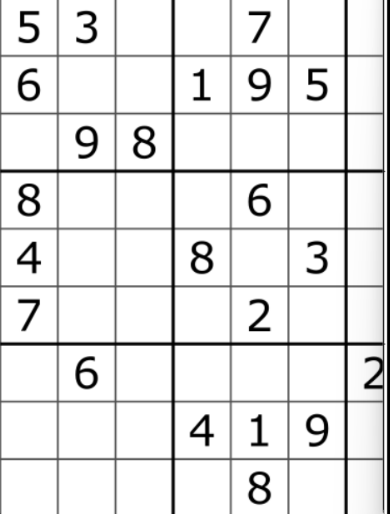
#> input picture Filtering/Soble/blank.png, 390 x 514 px
$ python Sobel.py   (older library calls are emulated)
#> lines starting #> are read from the running program, lines starting #| are printed output that depends on the picture; after the words box and inside, x2 and y2 are one past the last pixel; in counts of white or black regions, pixels touching at a corner belong together
import cv2
import numpy as np

img = cv2.imread("blank.png")
#> img is the input picture: shape (514, 390, 3); mean B, G, R 229.4, 229.4, 229.4
d1 = cv2.Sobel(img, cv2.CV_64F,1,0,ksize=5)
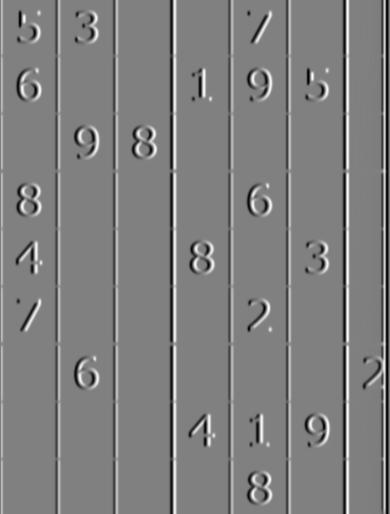
#> d1: shape (514, 390, 3) float64; mean B, G, R -53.2, -53.2, -53.2; drawn with min black and max white
d2 = cv2.Sobel(img, cv2.CV_64F,0,1,ksize=5)
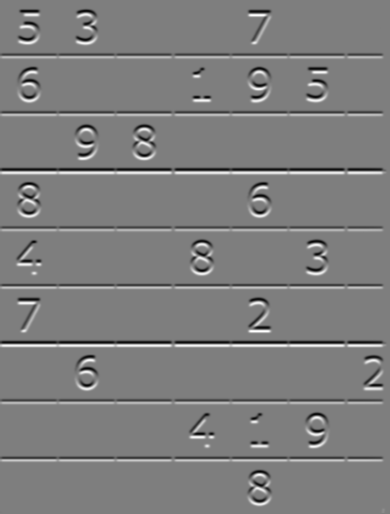
#> d2: shape (514, 390, 3) float64; mean B, G, R -0.1, -0.1, -0.1; drawn with min black and max white
dst = cv2.add(d1,d2)
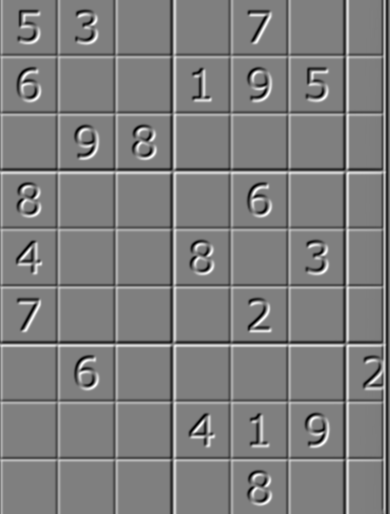
#> dst: shape (514, 390, 3) float64; mean B, G, R -53.3, -53.3, -53.3; drawn with min black and max white

cv2.imshow("img",img)
cv2.imshow("d1",d1)
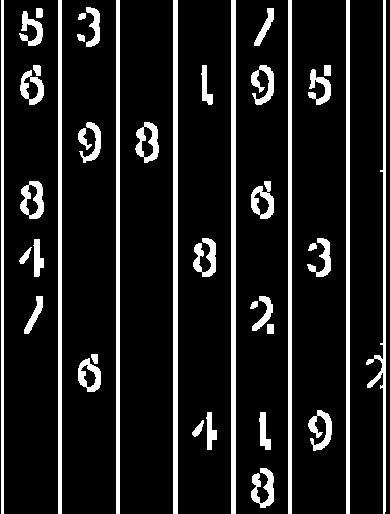
#> window 'd1': shape (514, 390, 3); 12.7% white; 41 white regions, largest, box (x1, y1, x2, y2) and area: (173, 0, 178, 514) 2570, (231, 0, 236, 514) 2570, (58, 0, 62, 514) 2056
cv2.imshow('d2',d2)
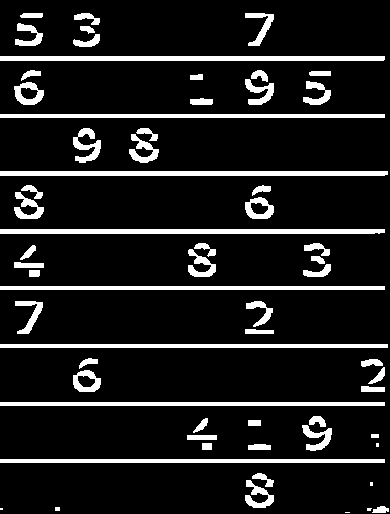
#> window 'd2': shape (514, 390, 3); 11.4% white; 62 white regions (5 under 20 px), largest, box (x1, y1, x2, y2) and area: (0, 171, 388, 176) 1937, (0, 56, 385, 61) 1924, (0, 229, 385, 234) 1917
cv2.imshow("merge",dst)
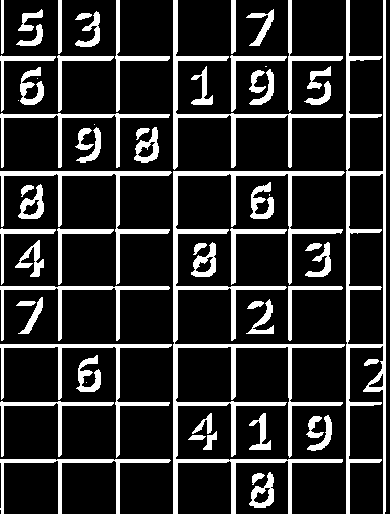
#> window 'merge': shape (514, 390, 3); 18.4% white; 64 white regions (6 under 20 px), largest, box (x1, y1, x2, y2) and area: (173, 171, 345, 514) 7670, (346, 0, 386, 514) 4800, (173, 0, 343, 170) 2174
cv2.waitKey(0)

$ run again, with Filtering/Soble/API.png copied over Filtering/Soble/blank.png
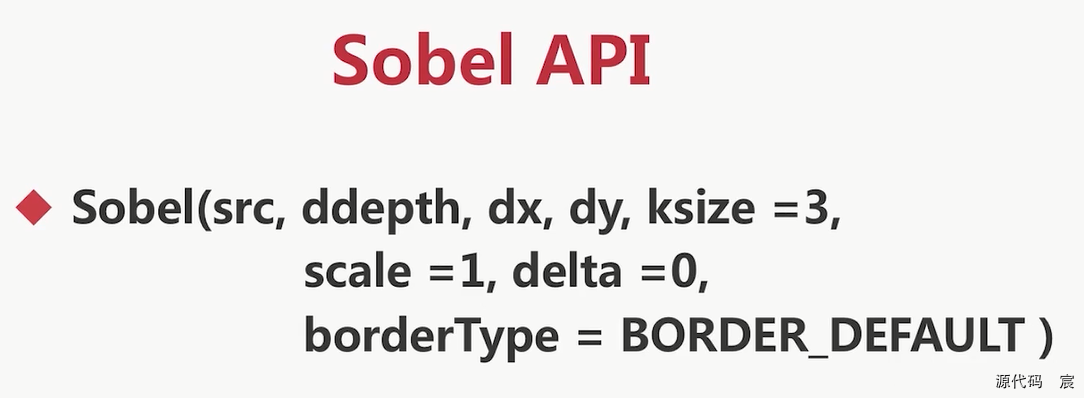
#> input picture Filtering/Soble/API.png, 1084 x 398 px
#> img is the input picture: shape (398, 1084, 3); mean B, G, R 231.8, 232.5, 235
#> `dst = cv2.add(d1,d2)`:
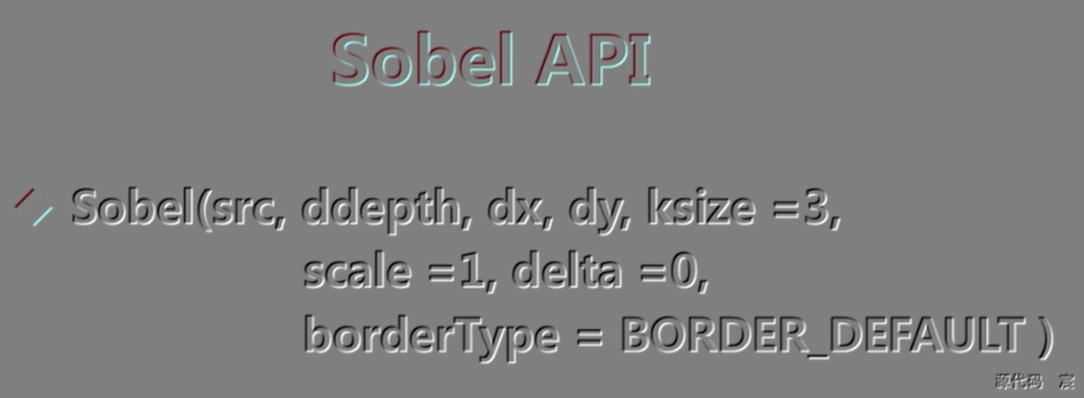
#> dst: shape (398, 1084, 3) float64; mean B, G, R 0, 0, 0; drawn with min black and max white
#> `cv2.imshow("merge",dst)`:
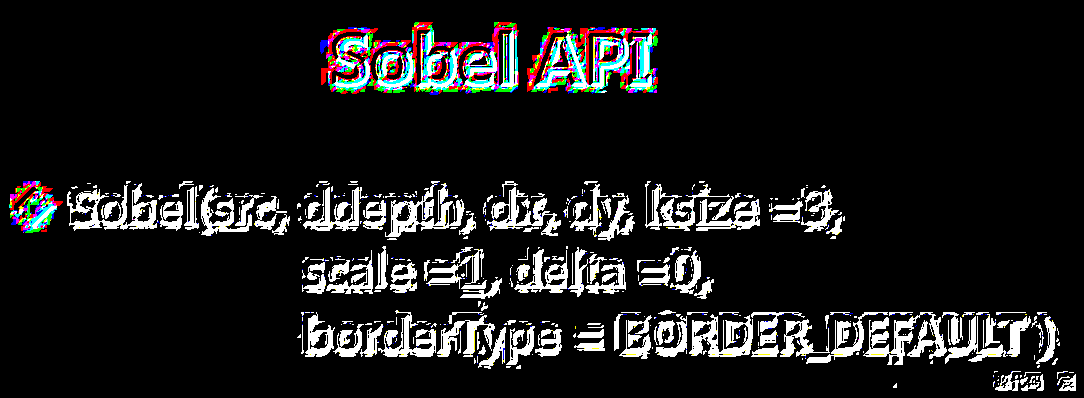
#> window 'merge': shape (398, 1084, 3); mean B, G, R 27.7, 27.5, 27.9

$ run again, with Filtering/Soble/API_detai.png copied over Filtering/Soble/blank.png
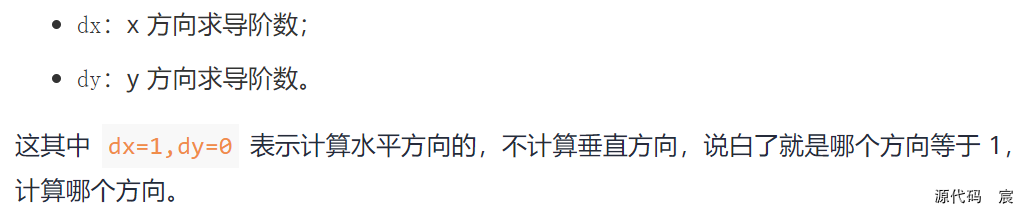
#> input picture Filtering/Soble/API_detai.png, 1023 x 213 px
#> img is the input picture: shape (213, 1023, 3); mean B, G, R 246.3, 246, 246.1
#> `dst = cv2.add(d1,d2)`:
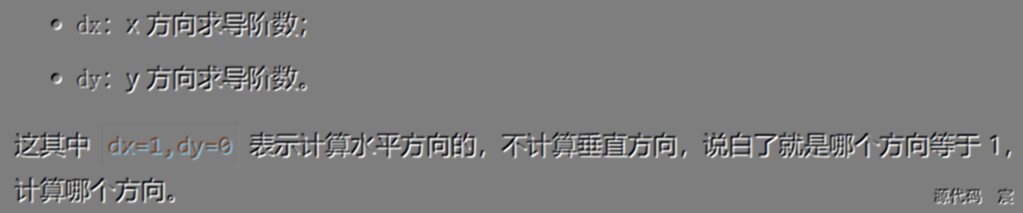
#> dst: shape (213, 1023, 3) float64; mean B, G, R 0, 0, 0; drawn with min black and max white
#> `cv2.imshow("merge",dst)`:
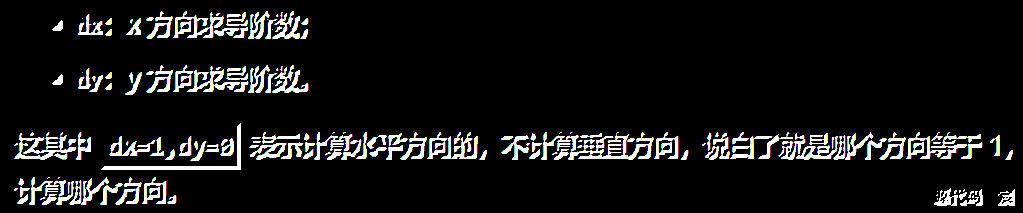
#> window 'merge': shape (213, 1023, 3); mean B, G, R 20.8, 21.1, 20.8

$ run again, with Filtering/Soble/introduction.png copied over Filtering/Soble/blank.png
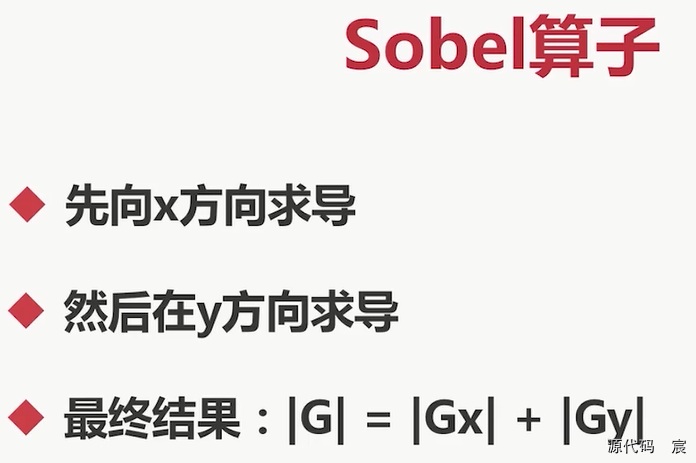
#> input picture Filtering/Soble/introduction.png, 696 x 463 px
#> img is the input picture: shape (463, 696, 3); mean B, G, R 227.5, 228, 232.4
#> `dst = cv2.add(d1,d2)`:
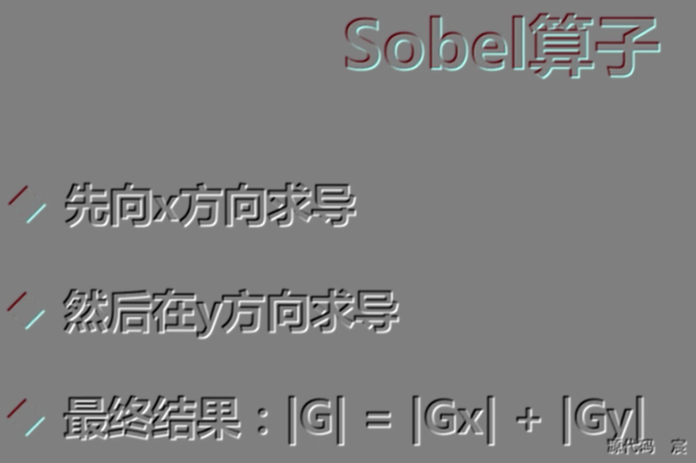
#> dst: shape (463, 696, 3) float64; mean B, G, R 0, 0, 0; drawn with min black and max white
#> `cv2.imshow("merge",dst)`:
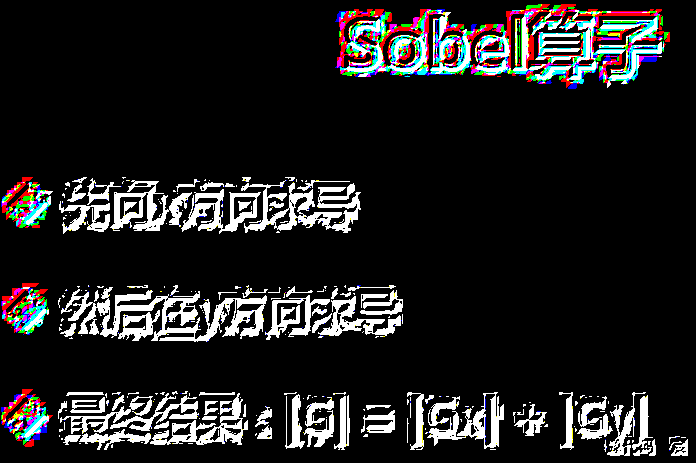
#> window 'merge': shape (463, 696, 3); mean B, G, R 31.6, 31.5, 32.2
